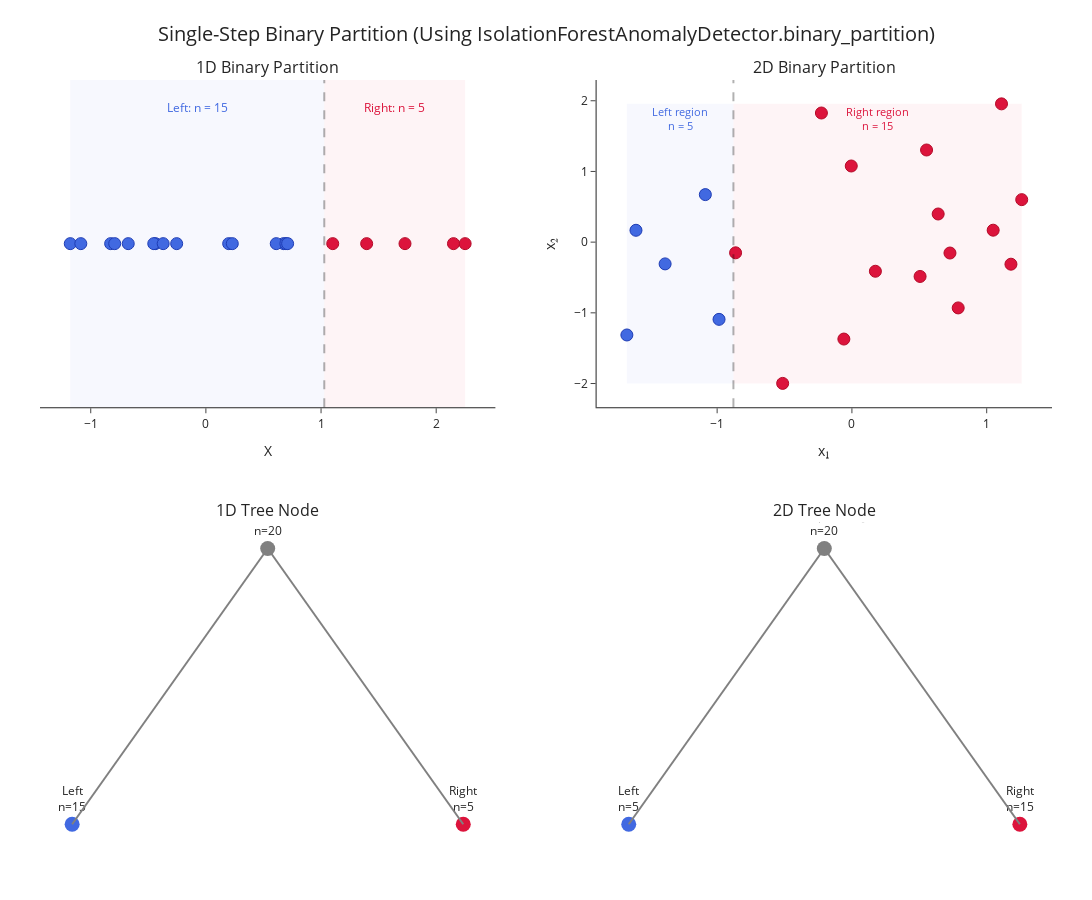

Notebook cell for this chart:
### Code cell
##################
# Build 2x2 figure
##################
fig = make_subplots(
    rows=2, cols=2,
    subplot_titles=(
        "1D Binary Partition",
        "2D Binary Partition",
        "1D Tree Node",
        "2D Tree Node"
    ),
    horizontal_spacing=0.1,
    vertical_spacing=0.15
)

##################
# One-Dimensional
##################
# Make it 2D (n, 1) because the class expects X with shape (M, d)
random_one_dimensional_array = np.random.normal(
    loc=0.0,
    scale=1.0,
    size=20
).reshape(-1, 1)

one_dimensional_iForest_model = IsolationForestAnomalyDetector(
    random_one_dimensional_array
)

(split_1d_from_left,
 split_1d_from_right,
 random_1d_axis_to_cut,
 random_1d_point_on_axis_to_cut) = one_dimensional_iForest_model.binary_partition()

print("\n#########################################\n")
print("\nsplit_1d_from_left:\n")
print(split_1d_from_left)
print("\nsplit_1d_from_right:\n")
print(split_1d_from_right)
print("\nrandom_1d_axis_to_cut:\n")
print(random_1d_axis_to_cut)
print("\nrandom_1d_point_on_axis_to_cut:\n")
print(random_1d_point_on_axis_to_cut)
print("\n#########################################\n")

# === Top-left: 1D points + split + shaded intervals ===
fig.add_trace(
    go.Scatter(
        x=split_1d_from_left.flatten(),
        y=np.zeros(len(split_1d_from_left.flatten())),
        mode='markers',
        name='1D Left Split',
        marker=dict(
            size=12,
            color='rgb(65, 105, 225)',
            line=dict(color='rgb(30, 60, 180)', width=1)
        )
    ),
    row=1, col=1
)

fig.add_trace(
    go.Scatter(
        x=split_1d_from_right.flatten(),
        y=np.zeros(len(split_1d_from_right.flatten())),
        mode='markers',
        name='1D Right Split',
        marker=dict(
            size=12,
            color='rgb(220, 20, 60)',
            line=dict(color='rgb(180, 10, 40)', width=1)
        )
    ),
    row=1, col=1
)

# Split line
fig.add_vline(
    x=random_1d_point_on_axis_to_cut,
    line_dash="dash",
    line_color="black",
    line_width=2,
    row=1, col=1
)

# Get bounds for shading
x1_min = random_one_dimensional_array.min()
x1_max = random_one_dimensional_array.max()

# Shaded intervals (layer='below' puts them behind the points)
fig.add_shape(
    type="rect",
    x0=x1_min,
    x1=random_1d_point_on_axis_to_cut,
    y0=-0.3,
    y1=0.3,
    fillcolor="rgba(65, 105, 225, 0.15)",
    line=dict(width=0),
    layer='below',
    row=1, col=1
)
fig.add_shape(
    type="rect",
    x0=random_1d_point_on_axis_to_cut,
    x1=x1_max,
    y0=-0.3,
    y1=0.3,
    fillcolor="rgba(220, 20, 60, 0.15)",
    line=dict(width=0),
    layer='below',
    row=1, col=1
)

fig.add_annotation(
    x=(x1_min + random_1d_point_on_axis_to_cut) / 2,
    y=0.25,
    text=f"Left: n = {len(split_1d_from_left)}",
    showarrow=False,
    font=dict(size=12, color='rgb(65, 105, 225)'),
    row=1, col=1
)
fig.add_annotation(
    x=(random_1d_point_on_axis_to_cut + x1_max) / 2,
    y=0.25,
    text=f"Right: n = {len(split_1d_from_right)}",
    showarrow=False,
    font=dict(size=12, color='rgb(220, 20, 60)'),
    row=1, col=1
)

fig.update_xaxes(title_text="X", row=1, col=1)
fig.update_yaxes(visible=False, row=1, col=1)

# === Bottom-left: 1D tree node diagram ===
fig.add_trace(
    go.Scatter(
        x=[0.5, 0.2, 0.8],
        y=[1.0, 0.0, 0.0],
        mode="markers+text",
        text=[
            f"Root<br>n={len(random_one_dimensional_array)}",
            f"Left<br>n={len(split_1d_from_left)}",
            f"Right<br>n={len(split_1d_from_right)}"
        ],
        textposition="top center",
        marker=dict(size=15, color=['gray', 'rgb(65, 105, 225)', 'rgb(220, 20, 60)']),
        showlegend=False
    ),
    row=2, col=1
)
fig.add_trace(
    go.Scatter(
        x=[0.5, 0.2, None, 0.5, 0.8],
        y=[1.0, 0.0, None, 1.0, 0.0],
        mode="lines",
        line=dict(color='gray', width=2),
        showlegend=False
    ),
    row=2, col=1
)
fig.update_xaxes(visible=False, row=2, col=1)
fig.update_yaxes(visible=False, row=2, col=1)

##################
# Two-Dimensional
##################
random_two_dimensional_array = np.random.multivariate_normal(
    mean=[0.0, 0.0],
    cov=[[1.0, 0.0], [0.0, 1.0]],
    size=20
)

two_dimensional_iForest_model = IsolationForestAnomalyDetector(
    random_two_dimensional_array
)

(split_2d_from_left,
 split_2d_from_right,
 random_2d_axis_to_cut,
 random_2d_point_on_axis_to_cut) = two_dimensional_iForest_model.binary_partition()

# Determine split orientation
if random_2d_axis_to_cut == 0:
    split_axis = "vertical"
else:
    split_axis = "horizontal"

# Calculate bounds
x2_min = random_two_dimensional_array[:, 0].min()
x2_max = random_two_dimensional_array[:, 0].max()
y2_min = random_two_dimensional_array[:, 1].min()
y2_max = random_two_dimensional_array[:, 1].max()

n_left_2d = len(split_2d_from_left)
n_right_2d = len(split_2d_from_right)

# === Top-right: 2D scatter + split + shaded rectangles ===
fig.add_trace(
    go.Scatter(
        x=split_2d_from_left[:, 0],
        y=split_2d_from_left[:, 1],
        mode="markers",
        name="2D Left",
        marker=dict(
            size=12,
            color='rgb(65, 105, 225)',
            line=dict(color='rgb(30, 60, 180)', width=1)
        ),
        showlegend=False
    ),
    row=1, col=2
)

fig.add_trace(
    go.Scatter(
        x=split_2d_from_right[:, 0],
        y=split_2d_from_right[:, 1],
        mode="markers",
        name="2D Right",
        marker=dict(
            size=12,
            color='rgb(220, 20, 60)',
            line=dict(color='rgb(180, 10, 40)', width=1)
        ),
        showlegend=False
    ),
    row=1, col=2
)

if split_axis == "vertical":
    # Split line
    fig.add_vline(
        x=random_2d_point_on_axis_to_cut,
        line_dash="dash",
        line_color="black",
        line_width=2,
        row=1, col=2
    )

    # Left region (layer='below' puts it behind the points)
    fig.add_shape(
        type="rect",
        x0=x2_min,
        x1=random_2d_point_on_axis_to_cut,
        y0=y2_min,
        y1=y2_max,
        fillcolor="rgba(65, 105, 225, 0.15)",
        line=dict(width=0),
        layer='below',
        row=1, col=2
    )
    # Right region
    fig.add_shape(
        type="rect",
        x0=random_2d_point_on_axis_to_cut,
        x1=x2_max,
        y0=y2_min,
        y1=y2_max,
        fillcolor="rgba(220, 20, 60, 0.15)",
        line=dict(width=0),
        layer='below',
        row=1, col=2
    )

    fig.add_annotation(
        x=(x2_min + random_2d_point_on_axis_to_cut) / 2,
        y=y2_max - 0.2,
        text=f"Left region<br>n = {n_left_2d}",
        showarrow=False,
        font=dict(size=11, color='rgb(65, 105, 225)'),
        row=1, col=2
    )
    fig.add_annotation(
        x=(random_2d_point_on_axis_to_cut + x2_max) / 2,
        y=y2_max - 0.2,
        text=f"Right region<br>n = {n_right_2d}",
        showarrow=False,
        font=dict(size=11, color='rgb(220, 20, 60)'),
        row=1, col=2
    )

else:  # horizontal split
    fig.add_hline(
        y=random_2d_point_on_axis_to_cut,
        line_dash="dash",
        line_color="black",
        line_width=2,
        row=1, col=2
    )

    # Bottom region (layer='below' puts it behind the points)
    fig.add_shape(
        type="rect",
        x0=x2_min,
        x1=x2_max,
        y0=y2_min,
        y1=random_2d_point_on_axis_to_cut,
        fillcolor="rgba(65, 105, 225, 0.15)",
        line=dict(width=0),
        layer='below',
        row=1, col=2
    )
    # Top region
    fig.add_shape(
        type="rect",
        x0=x2_min,
        x1=x2_max,
        y0=random_2d_point_on_axis_to_cut,
        y1=y2_max,
        fillcolor="rgba(220, 20, 60, 0.15)",
        line=dict(width=0),
        layer='below',
        row=1, col=2
    )

    fig.add_annotation(
        x=(x2_min + x2_max) / 2,
        y=(y2_min + random_2d_point_on_axis_to_cut) / 2,
        text=f"Lower region<br>n = {n_left_2d}",
        showarrow=False,
        font=dict(size=11, color='rgb(65, 105, 225)'),
        row=1, col=2
    )
    fig.add_annotation(
        x=(x2_min + x2_max) / 2,
        y=(random_2d_point_on_axis_to_cut + y2_max) / 2,
        text=f"Upper region<br>n = {n_right_2d}",
        showarrow=False,
        font=dict(size=11, color='rgb(220, 20, 60)'),
        row=1, col=2
    )

fig.update_xaxes(title_text="x₁", row=1, col=2)
fig.update_yaxes(title_text="x₂", row=1, col=2)

# === Bottom-right: 2D tree node diagram ===
axis_name = "x₁" if random_2d_axis_to_cut == 0 else "x₂"
fig.add_trace(
    go.Scatter(
        x=[0.5, 0.2, 0.8],
        y=[1.0, 0.0, 0.0],
        mode="markers+text",
        text=[
            f"Root (split on {axis_name})<br>n={n_left_2d + n_right_2d}",
            f"Left<br>n={n_left_2d}",
            f"Right<br>n={n_right_2d}"
        ],
        textposition="top center",
        marker=dict(size=15, color=['gray', 'rgb(65, 105, 225)', 'rgb(220, 20, 60)']),
        showlegend=False
    ),
    row=2, col=2
)
fig.add_trace(
    go.Scatter(
        x=[0.5, 0.2, None, 0.5, 0.8],
        y=[1.0, 0.0, None, 1.0, 0.0],
        mode="lines",
        line=dict(color='gray', width=2),
        showlegend=False
    ),
    row=2, col=2
)
fig.update_xaxes(visible=False, row=2, col=2)
fig.update_yaxes(visible=False, row=2, col=2)

fig.update_layout(
    height=900,
    width=1200,
    margin=dict(l=40, r=40, t=80, b=50),
    template="simple_white",
    title={
        "text": "Single-Step Binary Partition (Using IsolationForestAnomalyDetector.binary_partition)",
        "x": 0.5,
        "xanchor": "center",
        "y": 0.97,
        "font": dict(size=20)
    },
    showlegend=False
)

### Figure 1 — Plotly figure (JSON) as saved in the notebook; plotly's stock layout.template omitted (floating-point values rounded to 4 significant figures)
{"data": [{"marker": {"color": "rgb(65, 105, 225)", "line": {"color": "rgb(30, 60, 180)", "width": 1}, "size": 12}, "mode": "markers", "name": "1D Left Split", "type": "scatter", "x": [-0.4383, -0.2539, -1.178, -0.6744, -0.8271, 0.6744, 0.1979, -0.4527, -0.7919, 0.2292, -0.371, -1.086, 0.6111, 0.695, 0.7097], "xaxis": "x", "y": [0.0, 0.0, 0.0, 0.0, 0.0, 0.0, 0.0, 0.0, 0.0, 0.0, 0.0, 0.0, 0.0, 0.0, 0.0], "yaxis": "y"}, {"marker": {"color": "rgb(220, 20, 60)", "line": {"color": "rgb(180, 10, 40)", "width": 1}, "size": 12}, "mode": "markers", "name": "1D Right Split", "type": "scatter", "x": [1.729, 2.251, 1.101, 2.15, 1.396], "xaxis": "x", "y": [0.0, 0.0, 0.0, 0.0, 0.0], "yaxis": "y"}, {"marker": {"color": ["gray", "rgb(65, 105, 225)", "rgb(220, 20, 60)"], "size": 15}, "mode": "markers+text", "showlegend": false, "text": ["Root<br>n=20", "Left<br>n=15", "Right<br>n=5"], "textposition": "top center", "type": "scatter", "x": [0.5, 0.2, 0.8], "xaxis": "x3", "y": [1, 0, 0], "yaxis": "y3"}, {"line": {"color": "gray", "width": 2}, "mode": "lines", "showlegend": false, "type": "scatter", "x": [0.5, 0.2, null, 0.5, 0.8], "xaxis": "x3", "y": [1, 0, null, 1, 0], "yaxis": "y3"}, {"marker": {"color": "rgb(65, 105, 225)", "line": {"color": "rgb(30, 60, 180)", "width": 1}, "size": 12}, "mode": "markers", "name": "2D Left", "showlegend": false, "type": "scatter", "x": [-1.088, -0.9858, -1.67, -1.386, -1.602], "xaxis": "x2", "y": [0.6722, -1.092, -1.313, -0.3077, 0.1675], "yaxis": "y2"}, {"marker": {"color": "rgb(220, 20, 60)", "line": {"color": "rgb(180, 10, 40)", "width": 1}, "size": 12}, "mode": "markers", "name": "2D Right", "showlegend": false, "type": "scatter", "x": [1.048, -0.8631, 0.5058, 0.1742, -0.2263, 1.11, -0.05974, 0.7885, 1.26, 0.7275, 0.5538, -0.004867, 1.18, -0.5138, 0.64], "xaxis": "x2", "y": [0.1689, -0.1511, -0.4856, -0.4119, 1.827, 1.956, -1.371, -0.9305, 0.6013, -0.154, 1.303, 1.077, -0.3121, -1.998, 0.3981], "yaxis": "y2"}, {"marker": {"color": ["gray", "rgb(65, 105, 225)", "rgb(220, 20, 60)"], "size": 15}, "mode": "markers+text", "showlegend": false, "text": ["Root (split on x₁)<br>n=20", "Left<br>n=5", "Right<br>n=15"], "textposition": "top center", "type": "scatter", "x": [0.5, 0.2, 0.8], "xaxis": "x4", "y": [1, 0, 0], "yaxis": "y4"}, {"line": {"color": "gray", "width": 2}, "mode": "lines", "showlegend": false, "type": "scatter", "x": [0.5, 0.2, null, 0.5, 0.8], "xaxis": "x4", "y": [1, 0, null, 1, 0], "yaxis": "y4"}], "layout": {"annotations": [{"font": {"size": 16}, "showarrow": false, "text": "1D Binary Partition", "x": 0.225, "xanchor": "center", "xref": "paper", "y": 1, "yanchor": "bottom", "yref": "paper"}, {"font": {"size": 16}, "showarrow": false, "text": "2D Binary Partition", "x": 0.775, "xanchor": "center", "xref": "paper", "y": 1, "yanchor": "bottom", "yref": "paper"}, {"font": {"size": 16}, "showarrow": false, "text": "1D Tree Node", "x": 0.225, "xanchor": "center", "xref": "paper", "y": 0.425, "yanchor": "bottom", "yref": "paper"}, {"font": {"size": 16}, "showarrow": false, "text": "2D Tree Node", "x": 0.775, "xanchor": "center", "xref": "paper", "y": 0.425, "yanchor": "bottom", "yref": "paper"}, {"font": {"color": "rgb(65, 105, 225)", "size": 12}, "showarrow": false, "text": "Left: n = 15", "x": -0.07489, "xref": "x", "y": 0.25, "yref": "y"}, {"font": {"color": "rgb(220, 20, 60)", "size": 12}, "showarrow": false, "text": "Right: n = 5", "x": 1.64, "xref": "x", "y": 0.25, "yref": "y"}, {"font": {"color": "rgb(65, 105, 225)", "size": 11}, "showarrow": false, "text": "Left region<br>n = 5", "x": -1.274, "xref": "x2", "y": 1.756, "yref": "y2"}, {"font": {"color": "rgb(220, 20, 60)", "size": 11}, "showarrow": false, "text": "Right region<br>n = 15", "x": 0.1904, "xref": "x2", "y": 1.756, "yref": "y2"}], "height": 900, "margin": {"b": 50, "l": 40, "r": 40, "t": 80}, "shapes": [{"line": {"color": "black", "dash": "dash", "width": 2}, "type": "line", "x0": 1.028, "x1": 1.028, "xref": "x", "y0": 0, "y1": 1, "yref": "y domain"}, {"fillcolor": "rgba(65, 105, 225, 0.15)", "layer": "below", "line": {"width": 0}, "type": "rect", "x0": -1.178, "x1": 1.028, "xref": "x", "y0": -0.3, "y1": 0.3, "yref": "y"}, {"fillcolor": "rgba(220, 20, 60, 0.15)", "layer": "below", "line": {"width": 0}, "type": "rect", "x0": 1.028, "x1": 2.251, "xref": "x", "y0": -0.3, "y1": 0.3, "yref": "y"}, {"line": {"color": "black", "dash": "dash", "width": 2}, "type": "line", "x0": -0.8792, "x1": -0.8792, "xref": "x2", "y0": 0, "y1": 1, "yref": "y2 domain"}, {"fillcolor": "rgba(65, 105, 225, 0.15)", "layer": "below", "line": {"width": 0}, "type": "rect", "x0": -1.67, "x1": -0.8792, "xref": "x2", "y0": -1.998, "y1": 1.956, "yref": "y2"}, {"fillcolor": "rgba(220, 20, 60, 0.15)", "layer": "below", "line": {"width": 0}, "type": "rect", "x0": -0.8792, "x1": 1.26, "xref": "x2", "y0": -1.998, "y1": 1.956, "yref": "y2"}], "showlegend": false, "title": {"font": {"size": 20}, "text": "Single-Step Binary Partition (Using IsolationForestAnomalyDetector.binary_partition)", "x": 0.5, "xanchor": "center", "y": 0.97}, "width": 1200, "xaxis": {"anchor": "y", "domain": [0, 0.45], "title": {"text": "X"}}, "xaxis2": {"anchor": "y2", "domain": [0.55, 1], "title": {"text": "x₁"}}, "xaxis3": {"anchor": "y3", "domain": [0, 0.45], "visible": false}, "xaxis4": {"anchor": "y4", "domain": [0.55, 1], "visible": false}, "yaxis": {"anchor": "x", "domain": [0.575, 1], "visible": false}, "yaxis2": {"anchor": "x2", "domain": [0.575, 1], "title": {"text": "x₂"}}, "yaxis3": {"anchor": "x3", "domain": [0, 0.425], "visible": false}, "yaxis4": {"anchor": "x4", "domain": [0, 0.425], "visible": false}}}
